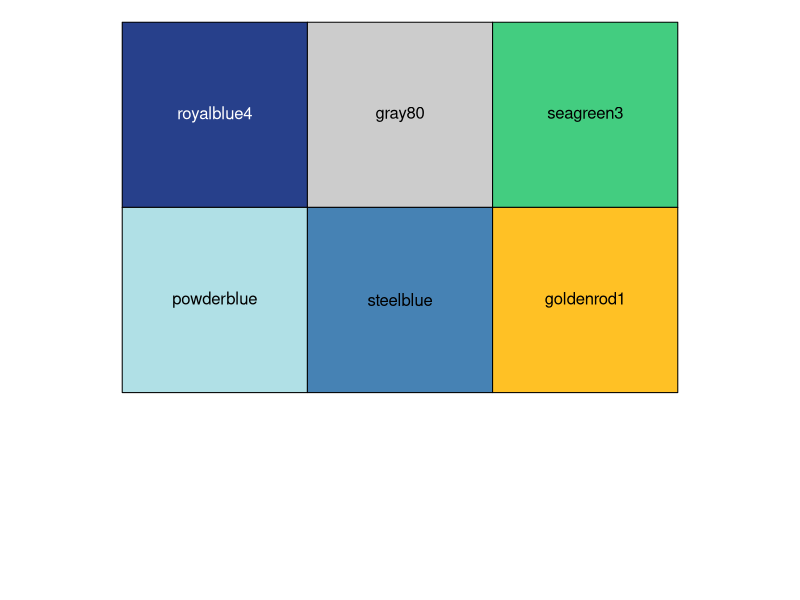
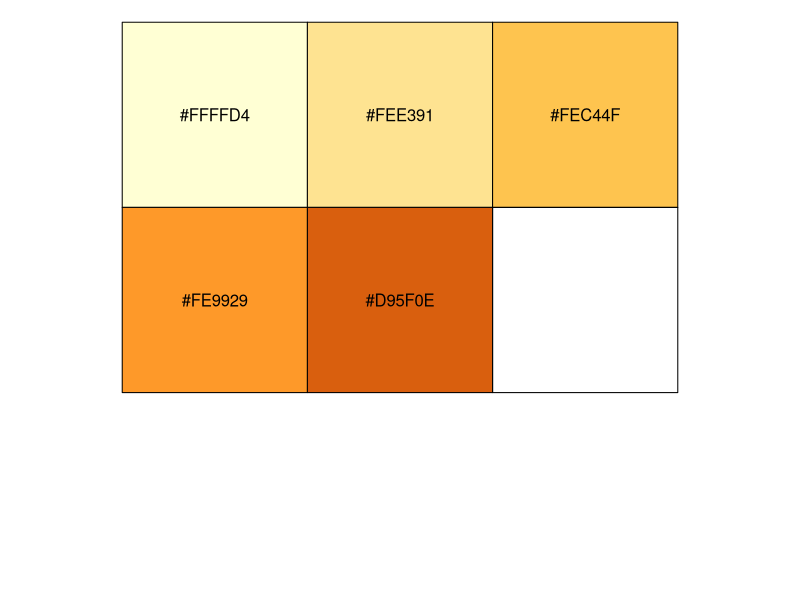
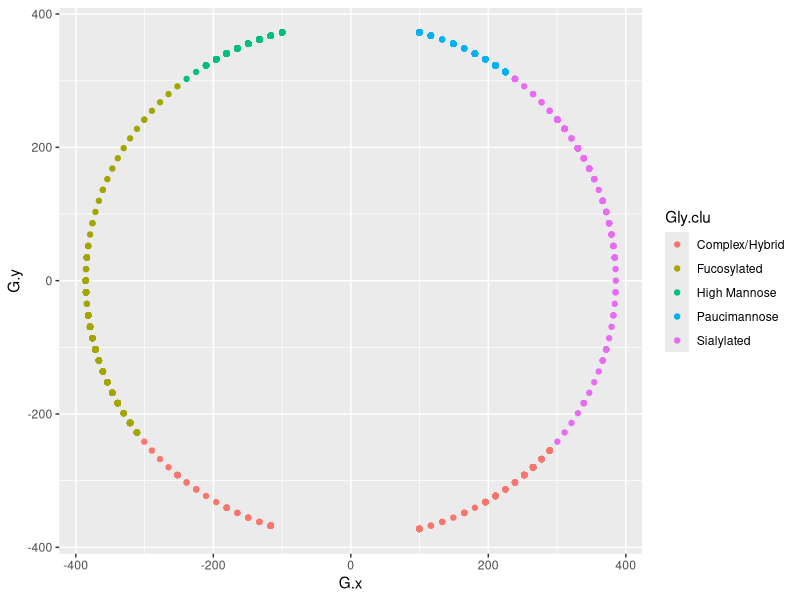
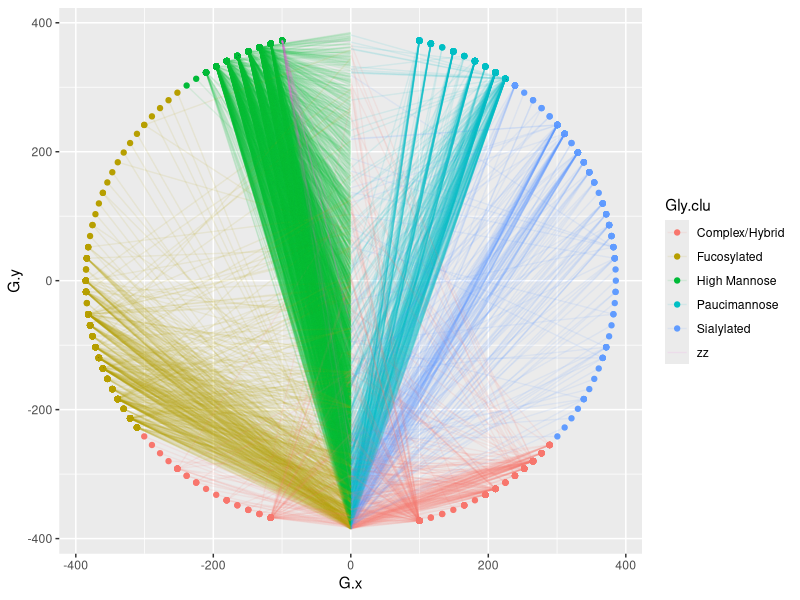
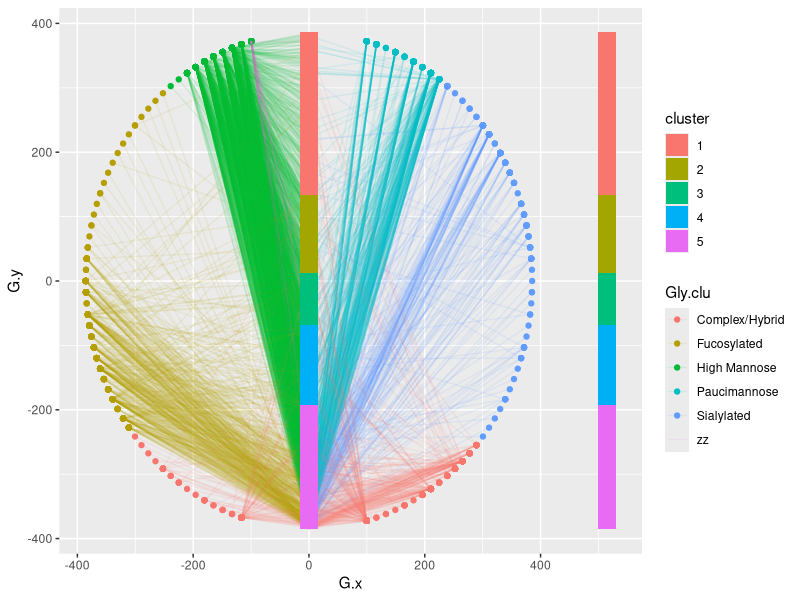
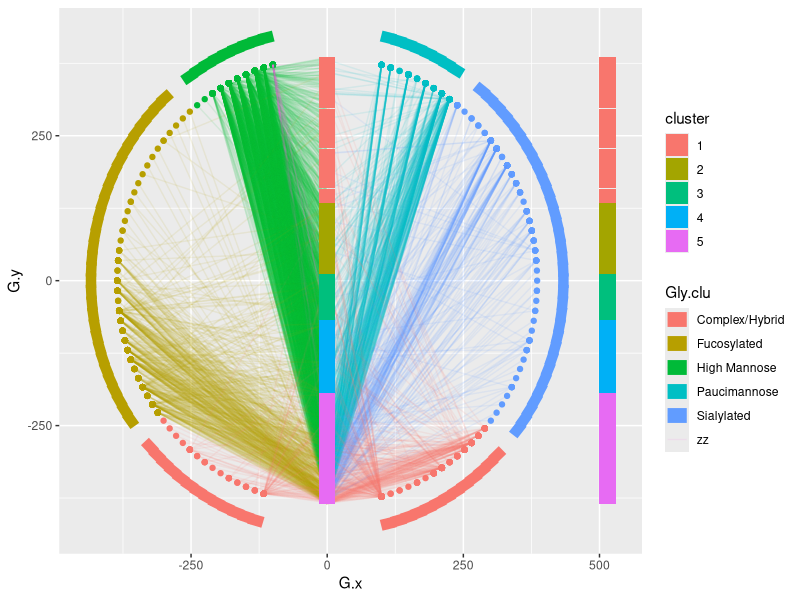
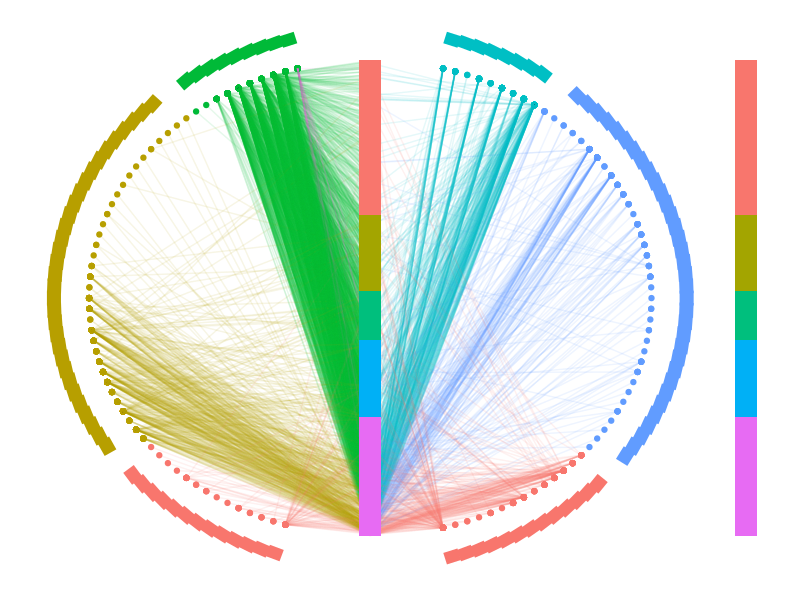
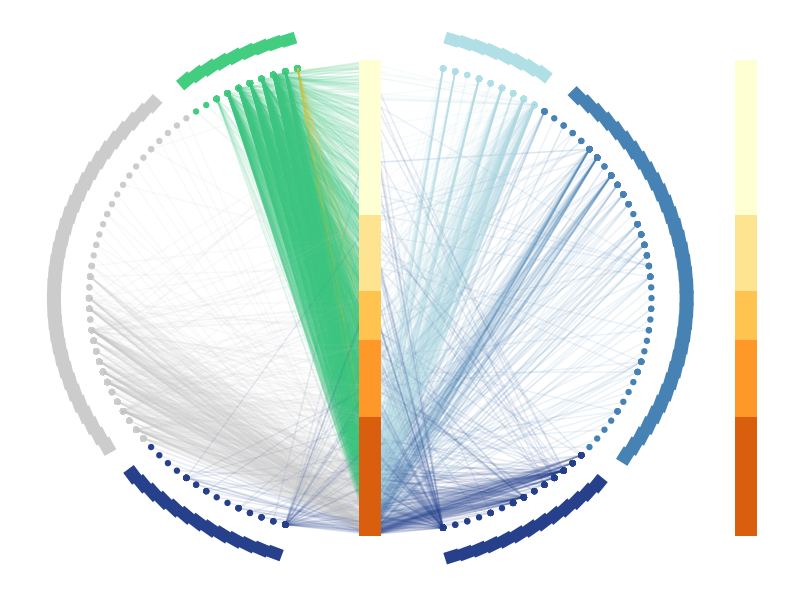

Source code (R) for these figures, in order:
## ---- chunk 1
knitr::opts_chunk$set(echo = TRUE)
## ---- chunk 2
options("repos"= c(CRAN="https://mirrors.tuna.tsinghua.edu.cn/CRAN/"))
options(BioC_mirror="http://mirrors.ustc.edu.cn/bioc/")
## ---- chunk 3
library(ggplot2) #用于画图
library(dplyr) #用于数据处理
Sys.setenv(LANGUAGE = "en") #显示英文报错信息
options(stringsAsFactors = FALSE) #禁止chr转成factor
## ---- chunk 4
Glycan <- read.table("easy_input_node.txt", sep = "\t", head=T)
head(Glycan)
dim(Glycan)

protein <- read.table("easy_input_group.txt",head=T)
head(protein)
dim(protein)
## ---- chunk 5
Glycan$angle <- ifelse(Glycan$Node < 60,
                       75-(150/58*(Glycan$Node-1)),
                       75-(150/58*(Glycan$Node-1))-30)

Glycan$G.x <- cos(Glycan$angle*pi/180.0)*(nrow(protein)/2)
Glycan$G.y <- sin(Glycan$angle*pi/180.0)*(nrow(protein)/2)
head(Glycan)
## ---- chunk 6
# 取Gly.clu列
curve <- Glycan[,3, drop=F]

curve$x.start <- Glycan$G.x*1.1
curve$x.end <- Glycan$G.x*1.15
curve$y.start <- Glycan$G.y*1.1
curve$y.end <- Glycan$G.y*1.15

# 给弧线之间留个空隙，根据自己的数据调整数量吧
curve <- curve[-c(9:10, #9是第一类Paucimannose的数量，以此类推
                  45:46,73:74,107:108),]
head(curve)
## ---- chunk 7
protein.pos <- protein[,1:2]
protein.pos <- arrange(protein.pos, Count)

protein.pos$P.x <- 0
protein.pos$P.y <- seq(floor(nrow(protein)/2),-floor(nrow(protein)/2))

protein.pos$cluster <- ifelse(protein.pos$Count < 4, protein.pos$Count, ifelse(protein.pos$Count < 6, "4", "5"))

head(protein.pos)
## ---- chunk 8
connect <- protein[,c(1,3)]
Gly.name <- strsplit(as.character(connect[,2]),split=";")
connect.count <- sapply(Gly.name,length)
connection <- data.frame(Protein=rep(connect$Protein,connect.count),Glycan=unlist(Gly.name))
## ---- chunk 9
all <- merge(connection,Glycan,by="Glycan")
all1 <- merge(all,protein.pos,by="Protein")
all1$seg.clu <- ifelse(all1$Glycan=="HexNAc(2)Hex(6)Phospho(1)","zz",all1$Gly.clu)
head(all1)
## ---- chunk 10
# 自定义颜色
cols <- c("royalblue4","gray80","seagreen3","powderblue","steelblue","goldenrod1")
fills <- c("#FFFFD4","#FEE391","#FEC44F","#FE9929","#D95F0E")
# 查看颜色
library(scales)
show_col(cols)
show_col(fills)

# 画点
p <- ggplot(all1) +
  geom_point(aes(G.x,G.y,color=Gly.clu))
p

# 画连线
p1 <- p + 
  geom_segment(aes(x=G.x,y=G.y,xend=P.x,yend=P.y,color=seg.clu),alpha=0.1)
p1

# 画矩形
p2 <- p1 + 
  geom_rect(aes(xmin=-15,xmax=15,ymin=P.y,ymax=P.y+1,fill=cluster)) +
  geom_rect(aes(xmin=500,xmax=530,ymin=P.y,ymax=P.y+1,fill=cluster))
p2 

# 画弧线
p3 <- p2 + 
  geom_segment(data=curve,aes(x=x.start,xend=x.end,y=y.start,yend=y.end,color=Gly.clu),size=5)
p3

# 清空背景和坐标轴
p4 <- p3 +
  theme_minimal() +
  theme(
    legend.position = "none",
    axis.text = element_blank(),
    axis.title = element_blank(),
    panel.grid = element_blank()
    )  
p4

# 用自定义颜色填充和画线
p5 <- p4 +
  scale_color_manual(values=cols) +
  scale_fill_manual(values=fills)
p5

# 输出到文件
pdf(file="target.pdf", height=5, width=5.5)
 p5
dev.off()
## ---- chunk 11
sessionInfo()
